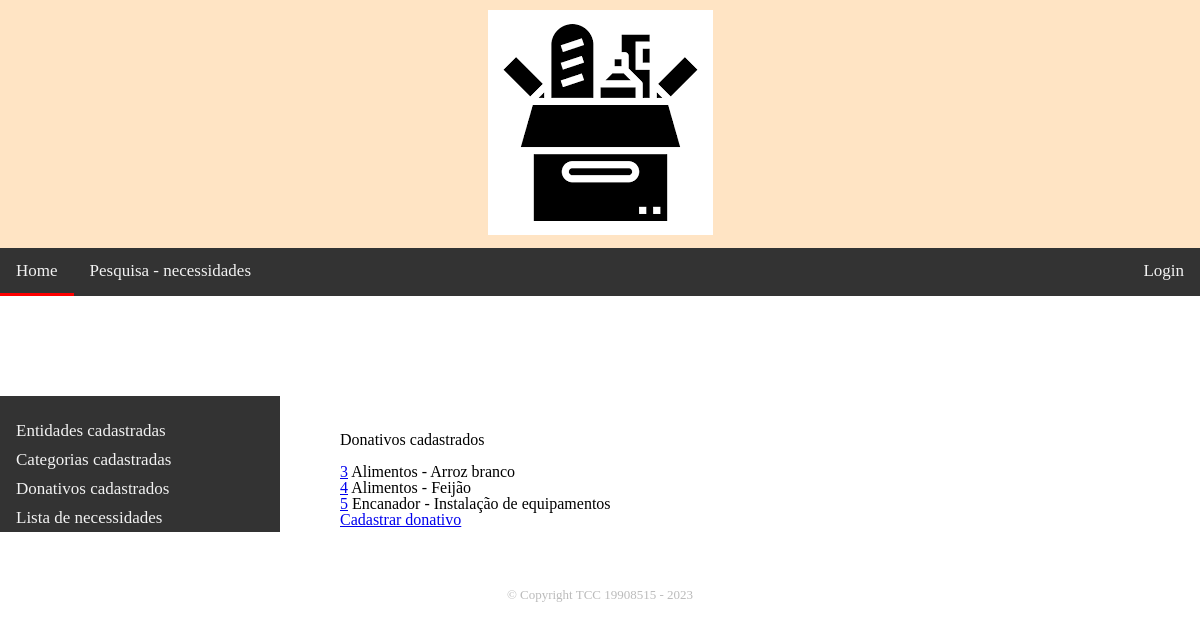
/appdoacoes/donativos/, run on an earlier commit of the app's database.
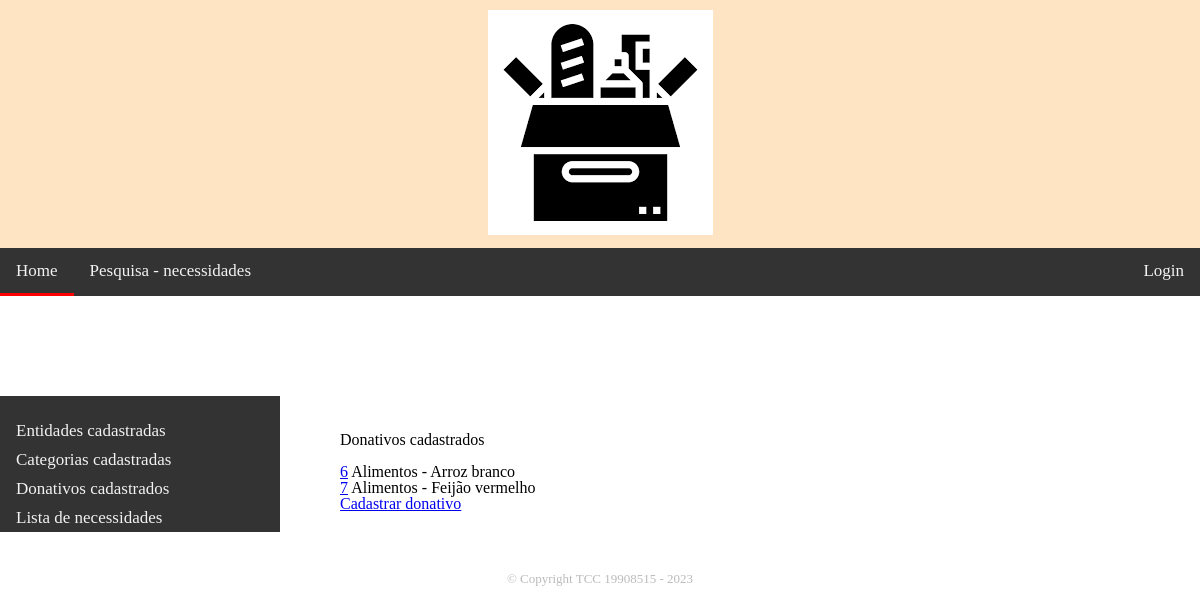
And on a later commit of the database.
### appdoacoes/models.py (models this page shows, shortened)
class Donativo(models.Model):
    id = models.AutoField(primary_key=True)
    descricao = models.CharField(max_length=200, unique=True)
    categoria = models.ForeignKey('Categoria', on_delete=models.CASCADE)
    UNIDADES_MEDIDA = (
        ('un', 'Unidade'),
        ('p','Par'),
        ('kg', 'Quilo'),
        ('l', 'Litro'),
        ('m', 'Metro'),
        ('m2','Metro quadrado'),
        ('s','Serviço'),
    )
    unidade = models.CharField(max_length=3, choices=UNIDADES_MEDIDA, blank=True, null=True)
    class Meta:
        permissions = [('pode_criar_atualizar_donativo','Cria/Atualiza Donativo'),('pode_deletar_donativo','Deleta Donativo')]
    def get_absolute_url(self):
        return reverse("donativo-detail", args=[self.id])

class Categoria(models.Model):
    codigo_categoria = models.AutoField(primary_key=True)
    MATERIAL = 'Material'
    SERVICO = 'Serviço'
    CATEGORIA_CHOICES = [
        (MATERIAL, 'Material'),
        (SERVICO, 'Serviço'),
    ]
    tipo = models.CharField(max_length=8, choices=CATEGORIA_CHOICES)
    descricao = models.CharField(max_length=100, unique=True)
    class Meta:
        permissions = [('pode_criar_atualizar_categoria','Cria/Atualiza categoria'),('pode_deletar_categoria','Deleta categoria')]
    def __str__(self):
        return self.descricao

### appdoacoes/views.py (the view)
# urls.py: path('donativos/', views.lista_donativos, name='donativo-list'),
def lista_donativos(request):
    lista_donativos = Donativo.objects.all()
    context = {'lista_donativos': lista_donativos}
    return render(request, 'donativos_list.html', context)

### appdoacoes/templates/donativos_list.html
{% extends "base_generica.html" %}
{% block content %}
    <h1>Donativos cadastrados</h1>
    <br>
    <ul>
    {% for registro in lista_donativos %}
        <li><a href=" {{ registro.get_absolute_url }}">{{ registro.id }}</a> {{ registro.categoria }} - {{ registro.descricao }}</li>
    {% endfor %}
    </ul>
    <p><a href="{% url 'donativo-create' %}">Cadastrar donativo</a></p>
{% endblock %}

What changed in the data, as far as the page shows it:
removed Donativo: id "3", categoria "Alimentos", descricao "Arroz branco"
removed Donativo: id "4", categoria "Alimentos", descricao "Feijão"
removed Donativo: id "5", categoria "Encanador", descricao "Instalação de equipamentos"
added Donativo: id "6", categoria "Alimentos", descricao "Arroz branco"
added Donativo: id "7", categoria "Alimentos", descricao "Feijão vermelho"
